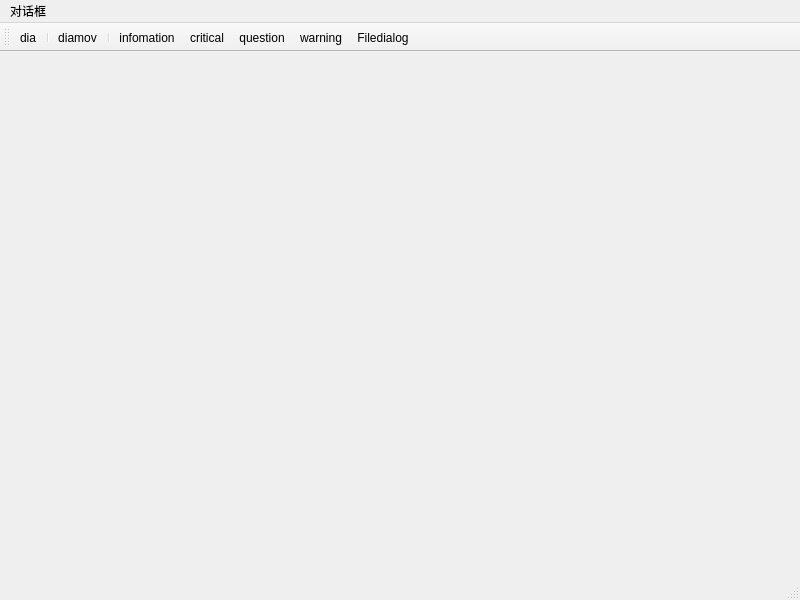
<?xml version="1.0" encoding="UTF-8"?>
<ui version="4.0">
 <class>MainWindow</class>
 <widget class="QMainWindow" name="MainWindow">
  <property name="geometry">
   <rect>
    <x>0</x>
    <y>0</y>
    <width>800</width>
    <height>600</height>
   </rect>
  </property>
  <property name="windowTitle">
   <string>MainWindow</string>
  </property>
  <widget class="QWidget" name="centralwidget"/>
  <widget class="QMenuBar" name="menubar">
   <property name="geometry">
    <rect>
     <x>0</x>
     <y>0</y>
     <width>800</width>
     <height>25</height>
    </rect>
   </property>
   <widget class="QMenu" name="menu">
    <property name="title">
     <string>对话框</string>
    </property>
    <addaction name="actiondia"/>
    <addaction name="actiondiamov"/>
    <addaction name="actioninfomation"/>
    <addaction name="actionwarning"/>
    <addaction name="actioncritical"/>
    <addaction name="actionquestion"/>
    <addaction name="actionFiledialog"/>
   </widget>
   <addaction name="menu"/>
  </widget>
  <widget class="QStatusBar" name="statusbar"/>
  <widget class="QToolBar" name="toolBar">
   <property name="windowTitle">
    <string>toolBar</string>
   </property>
   <attribute name="toolBarArea">
    <enum>TopToolBarArea</enum>
   </attribute>
   <attribute name="toolBarBreak">
    <bool>false</bool>
   </attribute>
   <addaction name="actiondia"/>
   <addaction name="separator"/>
   <addaction name="actiondiamov"/>
   <addaction name="separator"/>
   <addaction name="actioninfomation"/>
   <addaction name="actioncritical"/>
   <addaction name="actionquestion"/>
   <addaction name="actionwarning"/>
   <addaction name="actionFiledialog"/>
  </widget>
  <action name="actiondia">
   <property name="text">
    <string>dia</string>
   </property>
  </action>
  <action name="actiondiamov">
   <property name="text">
    <string>diamov</string>
   </property>
  </action>
  <action name="actioninfomation">
   <property name="text">
    <string>infomation</string>
   </property>
  </action>
  <action name="actionwarning">
   <property name="text">
    <string>warning</string>
   </property>
  </action>
  <action name="actioncritical">
   <property name="text">
    <string>critical</string>
   </property>
  </action>
  <action name="actionquestion">
   <property name="text">
    <string>question</string>
   </property>
  </action>
  <action name="actionFiledialog">
   <property name="text">
    <string>Filedialog</string>
   </property>
  </action>
 </widget>
 <resources/>
 <connections/>
</ui>
